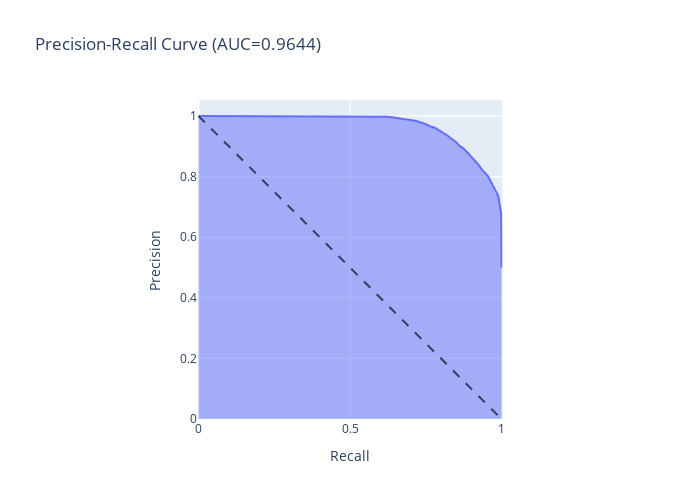

Notebook code for this chart:
### Code cell
precision, recall, thresholds = precision_recall_curve(y_test['response'], y_proba)

fpr, tpr, _ = roc_curve(y_test['response'], y_proba)
auc_score = roc_auc_score(y_test['response'], y_proba)


fig = px.area(
    x=recall, y=precision,
    title=f'Precision-Recall Curve (AUC={auc(fpr, tpr):.4f})',
    labels=dict(x='Recall', y='Precision'),
    width=700, height=500
)


fig.add_shape(
    type='line', line=dict(dash='dash'),
    x0=0, x1=1, y0=1, y1=0
)


fig.update_yaxes(scaleanchor="x", scaleratio=1)
fig.update_xaxes(constrain='domain')

fig.show()

### Figure 1 — Plotly figure (JSON) as saved in the notebook; plotly's stock layout.template omitted (floating-point values rounded to 4 significant figures; data arrays with more than 128 entries replaced by an {"elided": "..."} marker saying what was removed)
{"data": [{"hovertemplate": "Recall=%{x}<br>Precision=%{y}<extra></extra>", "legendgroup": "", "line": {"color": "#636efa"}, "marker": {"symbol": "circle"}, "mode": "lines", "name": "", "orientation": "v", "showlegend": false, "stackgroup": "1", "type": "scatter", "x": {"elided": "502 float values"}, "xaxis": "x", "y": {"elided": "502 float values"}, "yaxis": "y"}], "layout": {"height": 500, "legend": {"tracegroupgap": 0}, "shapes": [{"line": {"dash": "dash"}, "type": "line", "x0": 0, "x1": 1, "y0": 1, "y1": 0}], "title": {"text": "Precision-Recall Curve (AUC=0.9644)"}, "width": 700, "xaxis": {"anchor": "y", "constrain": "domain", "domain": [0, 1], "title": {"text": "Recall"}}, "yaxis": {"anchor": "x", "domain": [0, 1], "scaleanchor": "x", "scaleratio": 1, "title": {"text": "Precision"}}}}
